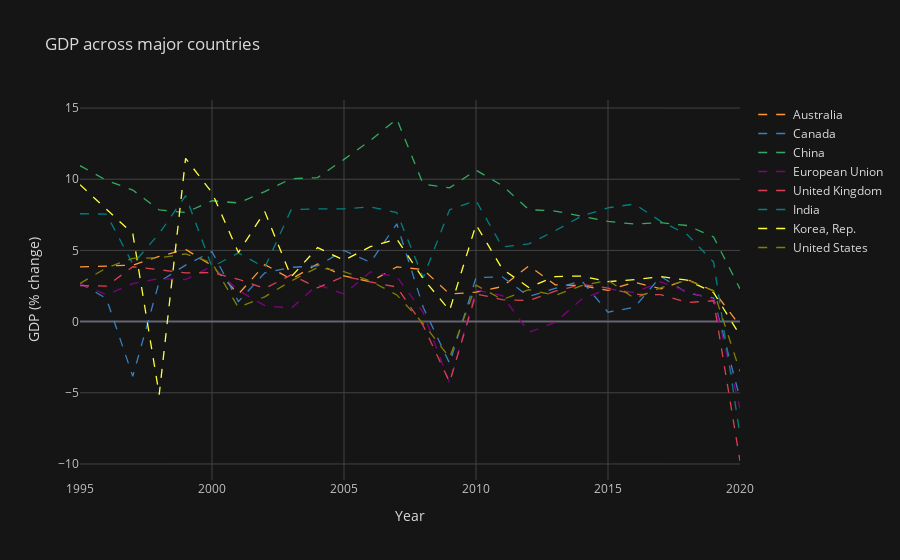
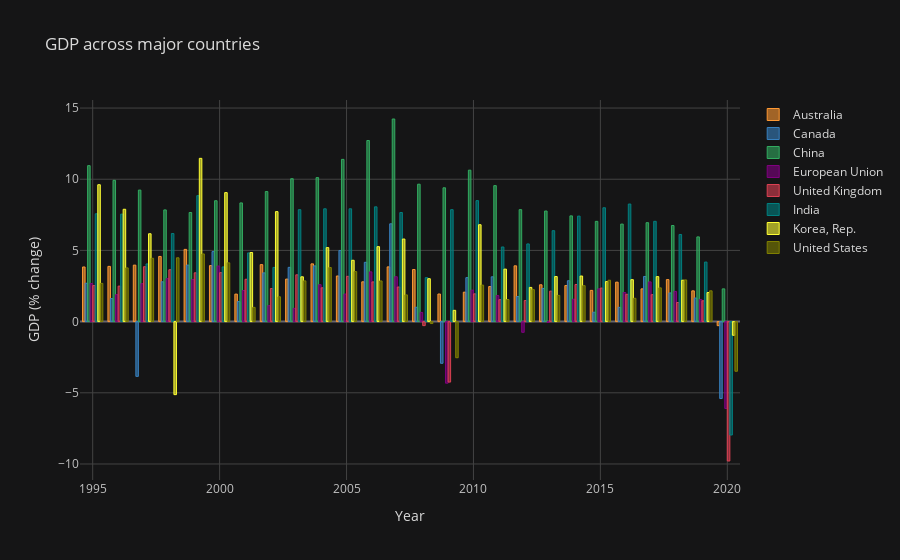

Notebook source saved alongside these figures, in order:
### Code cell
gdp_fig1 = gdp_new.iplot(kind='line',
                          dash='dash',
                          title="GDP across major countries",
                          xTitle="Year",
                          yTitle='GDP (% change)')             
             
gdp_fig2 = gdp_new.iplot(kind='bar',
                          dash='dash',
                          title="GDP across major countries",
                          xTitle="Year",
                          yTitle='GDP (% change)')

#Create the plot matrix:
fig = subplots.make_subplots(rows=2, cols=1)

#Add traces, use  'add_traces', or 'append_trace'.
fig.add_traces(gdp_fig1)
fig.add_traces(gdp_fig2)

fig['layout'].update(height=600,
                     width=600)

### Figure 1 — Plotly figure (JSON) as saved in the notebook; plotly's stock layout.template omitted (floating-point values rounded to 4 significant figures)
{"data": [{"line": {"color": "rgba(255, 153, 51, 1.0)", "dash": "dash", "shape": "linear", "width": 1.3}, "mode": "lines", "name": "Australia", "text": "", "type": "scatter", "x": [1995, 1996, 1997, 1998, 1999, 2000, 2001, 2002, 2003, 2004, 2005, 2006, 2007, 2008, 2009, 2010, 2011, 2012, 2013, 2014, 2015, 2016, 2017, 2018, 2019, 2020], "y": [3.838, 3.879, 3.967, 4.577, 5.074, 3.933, 1.931, 4.001, 2.986, 4.055, 3.204, 2.795, 3.844, 3.658, 1.937, 2.067, 2.463, 3.918, 2.585, 2.533, 2.193, 2.771, 2.301, 2.949, 2.161, -0.2848]}, {"line": {"color": "rgba(55, 128, 191, 1.0)", "dash": "dash", "shape": "linear", "width": 1.3}, "mode": "lines", "name": "Canada", "text": "", "type": "scatter", "x": [1995, 1996, 1997, 1998, 1999, 2000, 2001, 2002, 2003, 2004, 2005, 2006, 2007, 2008, 2009, 2010, 2011, 2012, 2013, 2014, 2015, 2016, 2017, 2018, 2019, 2020], "y": [2.694, 1.619, -3.845, 2.797, 3.97, 4.918, 1.406, 3.422, 3.811, 3.914, 4.996, 4.166, 6.869, 1.008, -2.928, 3.089, 3.147, 1.762, 2.329, 2.87, 0.6592, 1.001, 3.171, 2.014, 1.656, -5.403]}, {"line": {"color": "rgba(50, 171, 96, 1.0)", "dash": "dash", "shape": "linear", "width": 1.3}, "mode": "lines", "name": "China", "text": "", "type": "scatter", "x": [1995, 1996, 1997, 1998, 1999, 2000, 2001, 2002, 2003, 2004, 2005, 2006, 2007, 2008, 2009, 2010, 2011, 2012, 2013, 2014, 2015, 2016, 2017, 2018, 2019, 2020], "y": [10.95, 9.923, 9.237, 7.846, 7.662, 8.49, 8.336, 9.134, 10.04, 10.11, 11.39, 12.72, 14.23, 9.651, 9.399, 10.64, 9.551, 7.864, 7.766, 7.426, 7.041, 6.849, 6.947, 6.75, 5.95, 2.3]}, {"line": {"color": "rgba(128, 0, 128, 1.0)", "dash": "dash", "shape": "linear", "width": 1.3}, "mode": "lines", "name": "European Union", "text": "", "type": "scatter", "x": [1995, 1996, 1997, 1998, 1999, 2000, 2001, 2002, 2003, 2004, 2005, 2006, 2007, 2008, 2009, 2010, 2011, 2012, 2013, 2014, 2015, 2016, 2017, 2018, 2019, 2020], "y": [2.673, 1.893, 2.664, 3.019, 2.959, 3.903, 2.184, 1.124, 0.9305, 2.595, 1.934, 3.494, 3.152, 0.6449, -4.326, 2.21, 1.832, -0.7518, -0.05531, 1.573, 2.301, 2.045, 2.789, 2.118, 1.554, -6.1]}, {"line": {"color": "rgba(219, 64, 82, 1.0)", "dash": "dash", "shape": "linear", "width": 1.3}, "mode": "lines", "name": "United Kingdom", "text": "", "type": "scatter", "x": [1995, 1996, 1997, 1998, 1999, 2000, 2001, 2002, 2003, 2004, 2005, 2006, 2007, 2008, 2009, 2010, 2011, 2012, 2013, 2014, 2015, 2016, 2017, 2018, 2019, 2020], "y": [2.532, 2.492, 3.855, 3.645, 3.428, 3.437, 2.974, 2.324, 3.286, 2.374, 3.18, 2.788, 2.431, -0.2812, -4.248, 1.95, 1.54, 1.479, 2.139, 2.607, 2.356, 1.918, 1.892, 1.341, 1.463, -9.79]}, {"line": {"color": "rgba(0, 128, 128, 1.0)", "dash": "dash", "shape": "linear", "width": 1.3}, "mode": "lines", "name": "India", "text": "", "type": "scatter", "x": [1995, 1996, 1997, 1998, 1999, 2000, 2001, 2002, 2003, 2004, 2005, 2006, 2007, 2008, 2009, 2010, 2011, 2012, 2013, 2014, 2015, 2016, 2017, 2018, 2019, 2020], "y": [7.574, 7.55, 4.05, 6.184, 8.846, 3.841, 4.824, 3.804, 7.86, 7.923, 7.923, 8.061, 7.661, 3.087, 7.862, 8.498, 5.241, 5.456, 6.386, 7.41, 7.996, 8.256, 7.044, 6.12, 4.181, -7.965]}, {"line": {"color": "rgba(255, 255, 51, 1.0)", "dash": "dash", "shape": "linear", "width": 1.3}, "mode": "lines", "name": "Korea, Rep.", "text": "", "type": "scatter", "x": [1995, 1996, 1997, 1998, 1999, 2000, 2001, 2002, 2003, 2004, 2005, 2006, 2007, 2008, 2009, 2010, 2011, 2012, 2013, 2014, 2015, 2016, 2017, 2018, 2019, 2020], "y": [9.615, 7.891, 6.171, -5.129, 11.47, 9.061, 4.852, 7.725, 3.147, 5.197, 4.309, 5.264, 5.8, 3.013, 0.7927, 6.805, 3.686, 2.403, 3.165, 3.202, 2.809, 2.947, 3.16, 2.907, 2.039, -0.9578]}, {"line": {"color": "rgba(128, 128, 0, 1.0)", "dash": "dash", "shape": "linear", "width": 1.3}, "mode": "lines", "name": "United States", "text": "", "type": "scatter", "x": [1995, 1996, 1997, 1998, 1999, 2000, 2001, 2002, 2003, 2004, 2005, 2006, 2007, 2008, 2009, 2010, 2011, 2012, 2013, 2014, 2015, 2016, 2017, 2018, 2019, 2020], "y": [2.684, 3.773, 4.447, 4.481, 4.753, 4.127, 0.9983, 1.742, 2.861, 3.799, 3.513, 2.855, 1.876, -0.1366, -2.537, 2.564, 1.551, 2.25, 1.842, 2.526, 2.908, 1.638, 2.37, 2.927, 2.161, -3.486]}], "layout": {"autosize": true, "legend": {"bgcolor": "#151516", "font": {"color": "#D9D9D9"}}, "paper_bgcolor": "#151516", "plot_bgcolor": "#151516", "title": {"font": {"color": "#D9D9D9"}, "text": "GDP across major countries"}, "xaxis": {"autorange": true, "gridcolor": "#434343", "range": [1995, 2020], "showgrid": true, "tickfont": {"color": "#C2C2C2"}, "title": {"font": {"color": "#D9D9D9"}, "text": "Year"}, "type": "linear", "zerolinecolor": "#666570"}, "yaxis": {"autorange": true, "gridcolor": "#434343", "range": [-11.12, 15.57], "showgrid": true, "tickfont": {"color": "#C2C2C2"}, "title": {"font": {"color": "#D9D9D9"}, "text": "GDP (% change)"}, "type": "linear", "zerolinecolor": "#666570"}}}

### Figure 2 — Plotly figure (JSON) as saved in the notebook; plotly's stock layout.template omitted (floating-point values rounded to 4 significant figures)
{"data": [{"marker": {"color": "rgba(255, 153, 51, 0.6)", "line": {"color": "rgba(255, 153, 51, 1.0)", "width": 1}}, "name": "Australia", "orientation": "v", "text": "", "type": "bar", "x": [1995, 1996, 1997, 1998, 1999, 2000, 2001, 2002, 2003, 2004, 2005, 2006, 2007, 2008, 2009, 2010, 2011, 2012, 2013, 2014, 2015, 2016, 2017, 2018, 2019, 2020], "y": [3.838, 3.879, 3.967, 4.577, 5.074, 3.933, 1.931, 4.001, 2.986, 4.055, 3.204, 2.795, 3.844, 3.658, 1.937, 2.067, 2.463, 3.918, 2.585, 2.533, 2.193, 2.771, 2.301, 2.949, 2.161, -0.2848]}, {"marker": {"color": "rgba(55, 128, 191, 0.6)", "line": {"color": "rgba(55, 128, 191, 1.0)", "width": 1}}, "name": "Canada", "orientation": "v", "text": "", "type": "bar", "x": [1995, 1996, 1997, 1998, 1999, 2000, 2001, 2002, 2003, 2004, 2005, 2006, 2007, 2008, 2009, 2010, 2011, 2012, 2013, 2014, 2015, 2016, 2017, 2018, 2019, 2020], "y": [2.694, 1.619, -3.845, 2.797, 3.97, 4.918, 1.406, 3.422, 3.811, 3.914, 4.996, 4.166, 6.869, 1.008, -2.928, 3.089, 3.147, 1.762, 2.329, 2.87, 0.6592, 1.001, 3.171, 2.014, 1.656, -5.403]}, {"marker": {"color": "rgba(50, 171, 96, 0.6)", "line": {"color": "rgba(50, 171, 96, 1.0)", "width": 1}}, "name": "China", "orientation": "v", "text": "", "type": "bar", "x": [1995, 1996, 1997, 1998, 1999, 2000, 2001, 2002, 2003, 2004, 2005, 2006, 2007, 2008, 2009, 2010, 2011, 2012, 2013, 2014, 2015, 2016, 2017, 2018, 2019, 2020], "y": [10.95, 9.923, 9.237, 7.846, 7.662, 8.49, 8.336, 9.134, 10.04, 10.11, 11.39, 12.72, 14.23, 9.651, 9.399, 10.64, 9.551, 7.864, 7.766, 7.426, 7.041, 6.849, 6.947, 6.75, 5.95, 2.3]}, {"marker": {"color": "rgba(128, 0, 128, 0.6)", "line": {"color": "rgba(128, 0, 128, 1.0)", "width": 1}}, "name": "European Union", "orientation": "v", "text": "", "type": "bar", "x": [1995, 1996, 1997, 1998, 1999, 2000, 2001, 2002, 2003, 2004, 2005, 2006, 2007, 2008, 2009, 2010, 2011, 2012, 2013, 2014, 2015, 2016, 2017, 2018, 2019, 2020], "y": [2.673, 1.893, 2.664, 3.019, 2.959, 3.903, 2.184, 1.124, 0.9305, 2.595, 1.934, 3.494, 3.152, 0.6449, -4.326, 2.21, 1.832, -0.7518, -0.05531, 1.573, 2.301, 2.045, 2.789, 2.118, 1.554, -6.1]}, {"marker": {"color": "rgba(219, 64, 82, 0.6)", "line": {"color": "rgba(219, 64, 82, 1.0)", "width": 1}}, "name": "United Kingdom", "orientation": "v", "text": "", "type": "bar", "x": [1995, 1996, 1997, 1998, 1999, 2000, 2001, 2002, 2003, 2004, 2005, 2006, 2007, 2008, 2009, 2010, 2011, 2012, 2013, 2014, 2015, 2016, 2017, 2018, 2019, 2020], "y": [2.532, 2.492, 3.855, 3.645, 3.428, 3.437, 2.974, 2.324, 3.286, 2.374, 3.18, 2.788, 2.431, -0.2812, -4.248, 1.95, 1.54, 1.479, 2.139, 2.607, 2.356, 1.918, 1.892, 1.341, 1.463, -9.79]}, {"marker": {"color": "rgba(0, 128, 128, 0.6)", "line": {"color": "rgba(0, 128, 128, 1.0)", "width": 1}}, "name": "India", "orientation": "v", "text": "", "type": "bar", "x": [1995, 1996, 1997, 1998, 1999, 2000, 2001, 2002, 2003, 2004, 2005, 2006, 2007, 2008, 2009, 2010, 2011, 2012, 2013, 2014, 2015, 2016, 2017, 2018, 2019, 2020], "y": [7.574, 7.55, 4.05, 6.184, 8.846, 3.841, 4.824, 3.804, 7.86, 7.923, 7.923, 8.061, 7.661, 3.087, 7.862, 8.498, 5.241, 5.456, 6.386, 7.41, 7.996, 8.256, 7.044, 6.12, 4.181, -7.965]}, {"marker": {"color": "rgba(255, 255, 51, 0.6)", "line": {"color": "rgba(255, 255, 51, 1.0)", "width": 1}}, "name": "Korea, Rep.", "orientation": "v", "text": "", "type": "bar", "x": [1995, 1996, 1997, 1998, 1999, 2000, 2001, 2002, 2003, 2004, 2005, 2006, 2007, 2008, 2009, 2010, 2011, 2012, 2013, 2014, 2015, 2016, 2017, 2018, 2019, 2020], "y": [9.615, 7.891, 6.171, -5.129, 11.47, 9.061, 4.852, 7.725, 3.147, 5.197, 4.309, 5.264, 5.8, 3.013, 0.7927, 6.805, 3.686, 2.403, 3.165, 3.202, 2.809, 2.947, 3.16, 2.907, 2.039, -0.9578]}, {"marker": {"color": "rgba(128, 128, 0, 0.6)", "line": {"color": "rgba(128, 128, 0, 1.0)", "width": 1}}, "name": "United States", "orientation": "v", "text": "", "type": "bar", "x": [1995, 1996, 1997, 1998, 1999, 2000, 2001, 2002, 2003, 2004, 2005, 2006, 2007, 2008, 2009, 2010, 2011, 2012, 2013, 2014, 2015, 2016, 2017, 2018, 2019, 2020], "y": [2.684, 3.773, 4.447, 4.481, 4.753, 4.127, 0.9983, 1.742, 2.861, 3.799, 3.513, 2.855, 1.876, -0.1366, -2.537, 2.564, 1.551, 2.25, 1.842, 2.526, 2.908, 1.638, 2.37, 2.927, 2.161, -3.486]}], "layout": {"autosize": true, "legend": {"bgcolor": "#151516", "font": {"color": "#D9D9D9"}}, "paper_bgcolor": "#151516", "plot_bgcolor": "#151516", "title": {"font": {"color": "#D9D9D9"}, "text": "GDP across major countries"}, "xaxis": {"autorange": true, "gridcolor": "#434343", "range": [1994.0, 2020.0], "showgrid": true, "tickfont": {"color": "#C2C2C2"}, "title": {"font": {"color": "#D9D9D9"}, "text": "Year"}, "type": "linear", "zerolinecolor": "#666570"}, "yaxis": {"autorange": true, "gridcolor": "#434343", "range": [-11.12, 15.57], "showgrid": true, "tickfont": {"color": "#C2C2C2"}, "title": {"font": {"color": "#D9D9D9"}, "text": "GDP (% change)"}, "type": "linear", "zerolinecolor": "#666570"}}}
